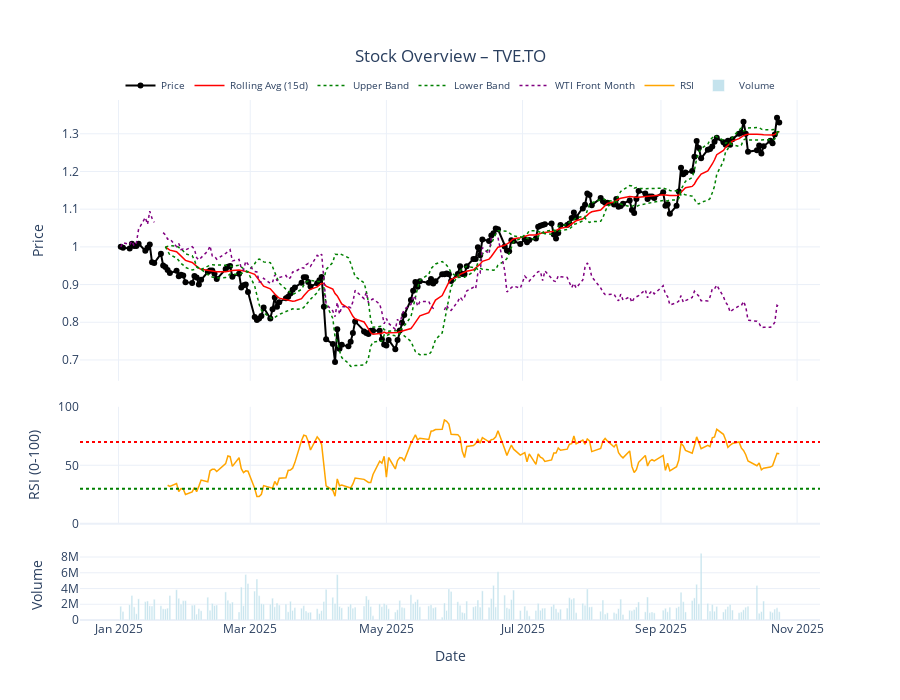

Notebook code cell kept with this figure:
### Code cell
# Plot prices & custom indicators
import src.utils.plots
importlib.reload(src.utils.plots) # Reload it every time the cell is run

from src.utils.plots import plot_stock

import src.utils.indicators
importlib.reload(src.utils.indicators) # Reload it every time the cell is run

from src.utils.indicators import compute_rsi


df_plot = df.copy()

target_period = 15

df_plot = df_plot[df_plot['date'] > '2025-01-01']

df_plot['rolling_avg'] = df_plot['close'].rolling(window=target_period).mean()
df_plot['upper_band'] = df_plot['rolling_avg'] + 2*df_plot['close'].rolling(window=target_period).std()
df_plot['lower_band'] = df_plot['rolling_avg'] - 2*df_plot['close'].rolling(window=target_period).std()

df_plot['rsi'] = compute_rsi(df_plot['close'],period=target_period)

# normalize the data
df_plot['close'] = df_plot['close']/df_plot['close'].iloc[0]
df_plot['rolling_avg'] = df_plot['rolling_avg']/df_plot[~df_plot['rolling_avg'].isna()]['rolling_avg'].iloc[0]
df_plot['upper_band'] = df_plot['upper_band']/df_plot[~df_plot['upper_band'].isna()]['upper_band'].iloc[0]
df_plot['lower_band'] = df_plot['lower_band']/df_plot[~df_plot['lower_band'].isna()]['lower_band'].iloc[0]
df_plot['wti_price_close'] = df_plot['wti_price_close']/df_plot['wti_price_close'].iloc[0]
 
fig = plot_stock(df_plot, 
                 date_col='date', 
                 price_col='close',
                 rsi = df_plot['rsi'],
                 plot_volume= True,
                 indicators= {
                    f'Rolling Avg ({target_period}d)': {'data': df_plot['rolling_avg'], 'color': 'red'},
                    'Upper Band': {'data': df_plot['upper_band'], 'color': 'green', 'dash': 'dot'},
                    'Lower Band': {'data': df_plot['lower_band'], 'color': 'green', 'dash': 'dot'},
                    'WTI Front Month': {'data': df_plot['wti_price_close'], 'color': 'purple', 'dash': 'dot'}
                })
fig.show()

### Figure 1 — Plotly figure (JSON) as saved in the notebook; plotly's stock layout.template omitted (floating-point values rounded to 4 significant figures; data arrays with more than 128 entries replaced by an {"elided": "..."} marker saying what was removed)
{"data": [{"line": {"color": "black", "width": 2}, "mode": "lines+markers", "name": "Price", "type": "scatter", "x": {"elided": "205 str values"}, "xaxis": "x", "y": {"elided": "205 float values"}, "yaxis": "y"}, {"line": {"color": "red", "dash": "solid", "width": 1.5}, "mode": "lines", "name": "Rolling Avg (15d)", "type": "scatter", "x": {"elided": "205 str values"}, "xaxis": "x", "y": {"elided": "205 float values"}, "yaxis": "y"}, {"line": {"color": "green", "dash": "dot", "width": 1.5}, "mode": "lines", "name": "Upper Band", "type": "scatter", "x": {"elided": "205 str values"}, "xaxis": "x", "y": {"elided": "205 float values"}, "yaxis": "y"}, {"line": {"color": "green", "dash": "dot", "width": 1.5}, "mode": "lines", "name": "Lower Band", "type": "scatter", "x": {"elided": "205 str values"}, "xaxis": "x", "y": {"elided": "205 float values"}, "yaxis": "y"}, {"line": {"color": "purple", "dash": "dot", "width": 1.5}, "mode": "lines", "name": "WTI Front Month", "type": "scatter", "x": {"elided": "205 str values"}, "xaxis": "x", "y": {"elided": "205 float values"}, "yaxis": "y"}, {"line": {"color": "orange", "width": 1.5}, "mode": "lines", "name": "RSI", "type": "scatter", "x": {"elided": "205 str values"}, "xaxis": "x2", "y": {"elided": "205 float values"}, "yaxis": "y2"}, {"marker": {"color": "lightblue"}, "name": "Volume", "opacity": 0.7, "type": "bar", "x": {"elided": "205 str values"}, "xaxis": "x3", "y": {"elided": "205 int values"}, "yaxis": "y3"}], "layout": {"height": 700, "legend": {"bgcolor": "rgba(255,255,255,0)", "bordercolor": "rgba(0,0,0,0)", "font": {"size": 10}, "orientation": "h", "x": 0.5, "xanchor": "center", "y": 1, "yanchor": "bottom"}, "shapes": [{"line": {"color": "red", "dash": "dot"}, "type": "line", "x0": 0, "x1": 1, "xref": "x2 domain", "y0": 70, "y1": 70, "yref": "y2"}, {"line": {"color": "green", "dash": "dot"}, "type": "line", "x0": 0, "x1": 1, "xref": "x2 domain", "y0": 30, "y1": 30, "yref": "y2"}], "title": {"pad": {"b": 20}, "text": "Stock Overview – TVE.TO", "x": 0.5, "xanchor": "center", "yanchor": "top"}, "xaxis": {"anchor": "y", "domain": [0, 1], "matches": "x3", "showticklabels": false}, "xaxis2": {"anchor": "y2", "domain": [0, 1], "matches": "x3", "showticklabels": false}, "xaxis3": {"anchor": "y3", "domain": [0, 1], "title": {"text": "Date"}}, "yaxis": {"anchor": "x", "domain": [0.46, 1], "title": {"text": "Price"}}, "yaxis2": {"anchor": "x2", "domain": [0.185, 0.41], "range": [0, 100], "title": {"text": "RSI (0-100)"}}, "yaxis3": {"anchor": "x3", "domain": [0, 0.135], "title": {"text": "Volume"}}}}
